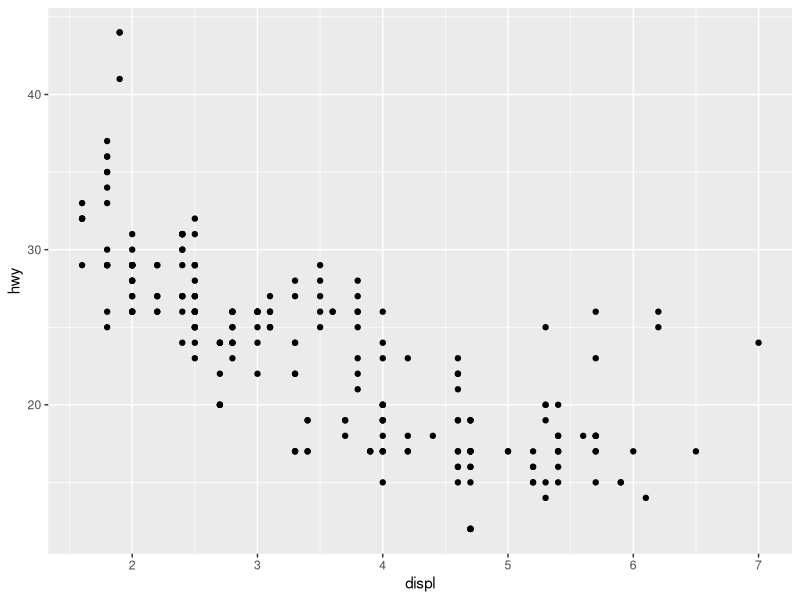
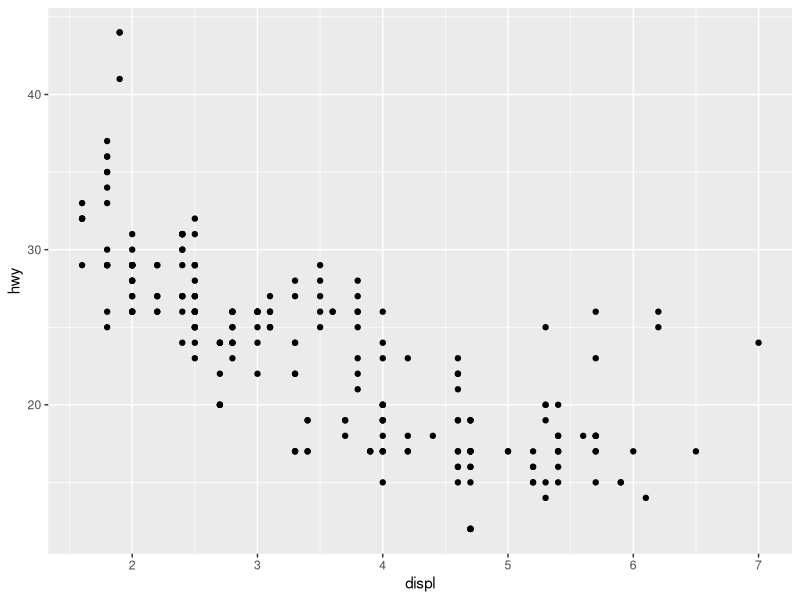
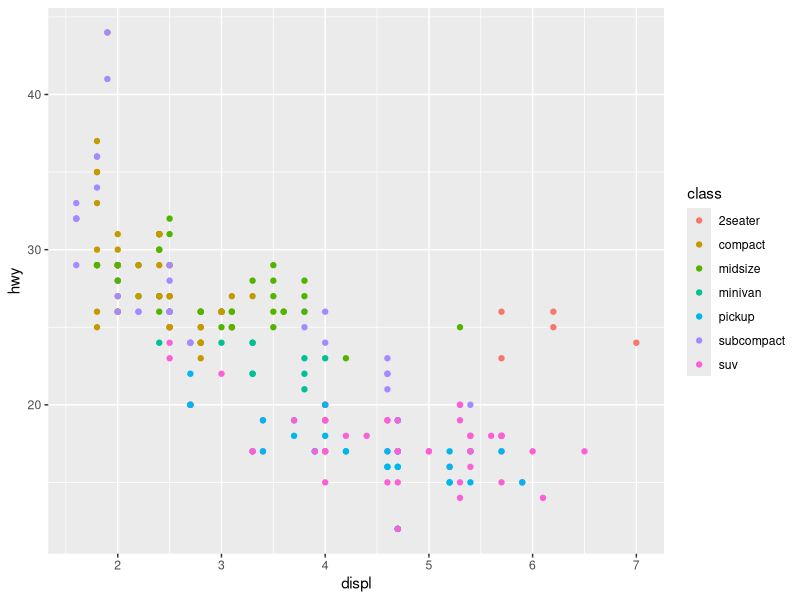
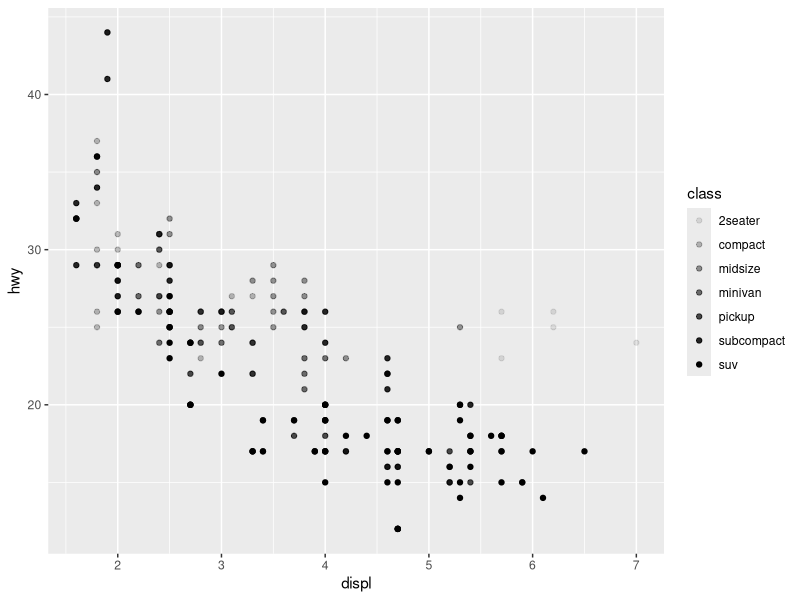
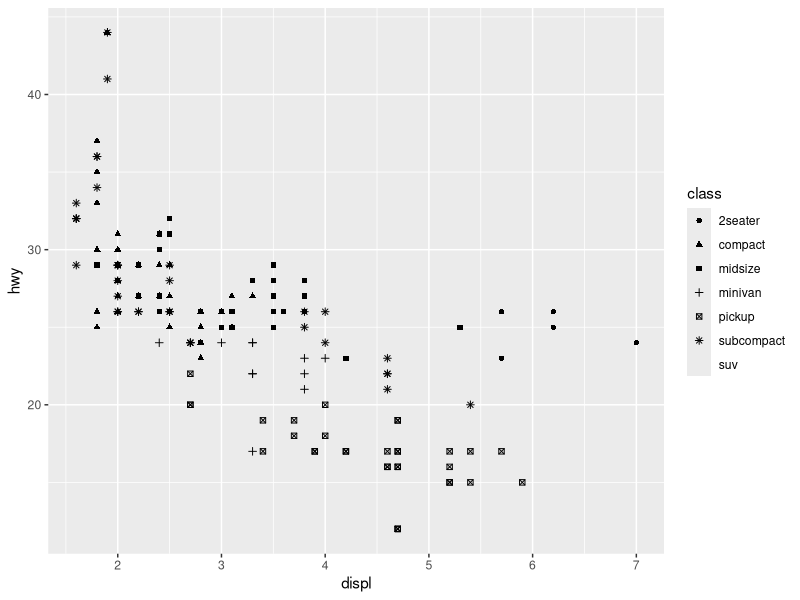
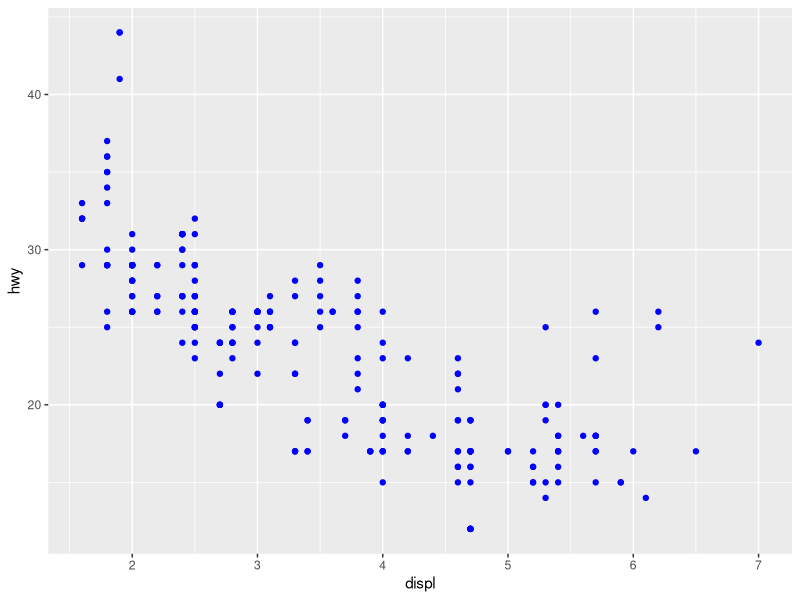
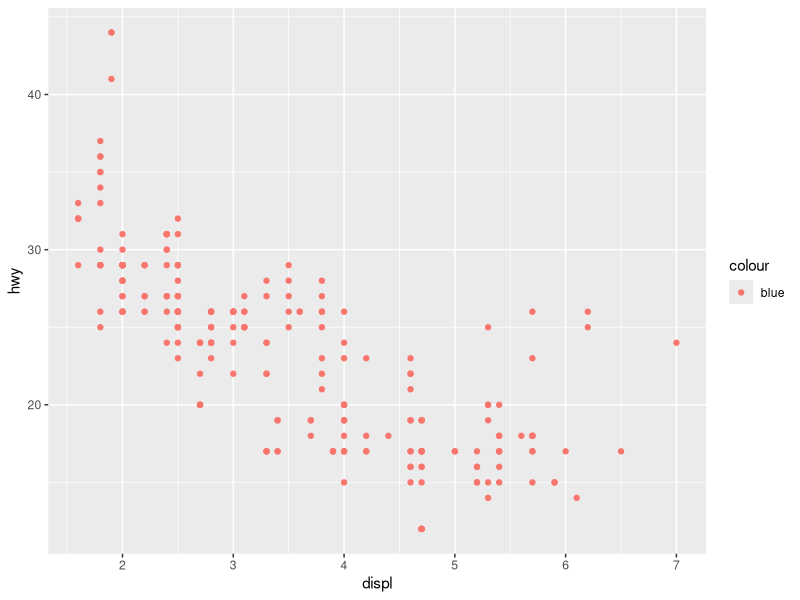
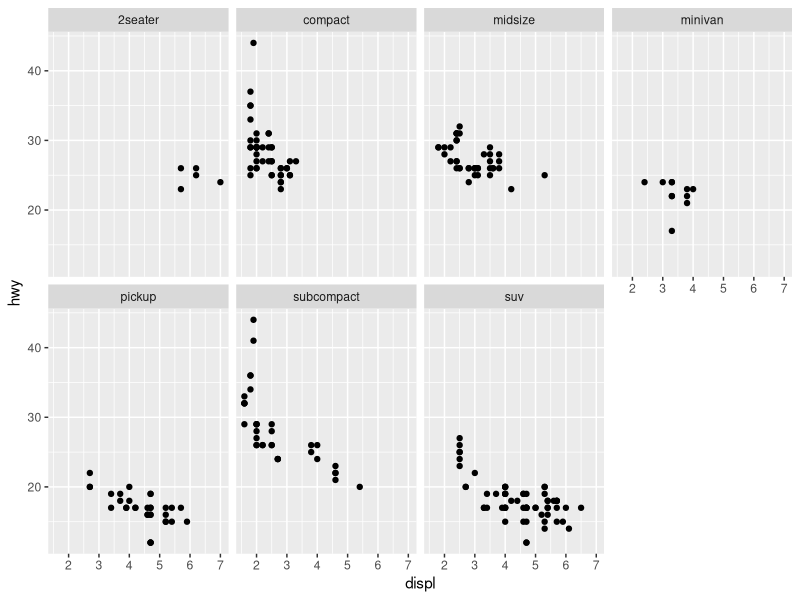

R code for these plots, in order:
# ggplot2 is one of the core members of the tidyverse ----
install.packages("tidyverse")
library(tidyverse)

# mpg data frame found in ggplot2 ----
library(ggplot2)
ggplot2::mpg
str(mpg)
?mpg # or 
help(mpg)

# To plot mpg, we put displ on the x-axis and hwy on the y-axis ----
ggplot(mpg, aes(x = displ, y = hwy)) +
    geom_point()

# Alternate method
mpg %>% ggplot(aes(x = displ, y = hwy)) + #shortcut for pipe shift + command + m 
  geom_point()

# Question! ----
# A group of points fall outside of the linear trend with higher mileage
# How can you explain these cars?

# Answer ----
## map the colors of points to the class variable to reveal the class of each car
ggplot(mpg, aes(x = displ, y = hwy, color = class)) + 
  geom_point()

# alpha aesthetic controls the transparency of the points
ggplot(mpg, aes(x = displ, y = hwy, alpha = class)) + 
  geom_point()

# shape aesthetic controls the shape of the points
ggplot(mpg, aes(x = displ, y = hwy, shape = class)) + 
  geom_point()
# What happened to the SUVs? 
# ggplot2 will only use six shapes at a time. 
# By default, additional groups will go unplotted when you use the shape

# set the aesthetic properties of your geom manually. all points blue
ggplot(mpg, aes(x = displ, y = hwy)) + 
  geom_point(color = "blue")
# color doesn’t convey info about a variable, only changes the appearance

# Class Exercise! ----
# What’s gone wrong with this code? Why are the points not blue?
ggplot(data = mpg) + 
  geom_point(mapping = aes(x = displ, y = hwy, color = "blue"))

# Answer ----
# "blue" within aes() is treated as a categorical variable (factor)
# ggplot2 assigns different colors (1st red) to levels of categorical variable

# split your plot into facets (subplots) ----
# each facet display one subset of the data
ggplot(mpg, aes(x = displ, y = hwy)) + 
  geom_point() + 
  facet_wrap(~ class, nrow = 2)

# facet plot on the combination of two variables add facet_grid()
ggplot(mpg, aes(x = displ, y = hwy)) + 
  geom_point() + 
  facet_grid(drv ~ cyl)
    
# Class Exercise! ----
# What do the empty cells in plot with facet_grid(drv ~ cyl) mean?

# Answer -----
# combinations of drv and cyl that have no observations

# Geometric Objects: smooth geom, a smooth line fitted to the data ----
ggplot(mpg, aes(x = displ, y = hwy)) + 
  geom_smooth()

# different line type for each unique value of the mapped variable
ggplot(mpg, aes(x = displ, y = hwy, linetype = drv)) + 
  geom_smooth()

# or color
ggplot(mpg, aes(x = displ, y = hwy, color = drv)) + 
  geom_smooth()

# display multiple geoms in the same plot
ggplot(data = mpg, aes(x = displ, y = hwy)) + 
  geom_point() + 
  geom_smooth()

# add color manually
ggplot(mpg, aes(x = displ, y = hwy)) + 
  geom_point(color ="blue") + 
  geom_smooth(color = "red")

# different color and a separate trend-line for each class
ggplot(data = mpg, aes(x = displ, y = hwy, color = class)) + 
  geom_point() + 
  geom_smooth()

# same graph without standard error 
ggplot(data = mpg, aes(x = displ, y = hwy, color = class)) + 
  geom_point() + 
  geom_smooth(se = FALSE)

# different color for each class with a single trend-line for entire data set
ggplot(data = mpg, aes(x = displ, y = hwy)) + 
  geom_point(aes(color = class)) + 
  geom_smooth(se = FALSE)

# Geometric Objects: Scales, let's start with a simple graph ----
ggplot(mpg, mapping = aes(x = cty, y = hwy)) + 
  geom_point()

# let's reverse scales
ggplot(mpg, mapping = aes(x = cty, y = hwy)) + 
  geom_point() +
  scale_x_reverse() +
  scale_y_reverse()

# Color Sclase
# We can use palette from the RColorBrewer package
ggplot(mpg, mapping = aes(x = displ, y = hwy, color = class)) + 
  geom_point() +
  scale_color_brewer() # Applies a Brewer color palette to the color scale. 
# distinguishable color scheme for the levels of the "class" variable.

# Color Palettes
ggplot(mpg, mapping = aes(x = displ, y = hwy, color = class)) + 
  geom_point() +
  scale_color_brewer(palette = "Set1") 
  
# Geometric Objects: Bar Graphs and histograms
# bar graph based on a categorical variable (e.g. class) ----
ggplot(mpg, aes(x = class)) + 
  geom_bar()
# count is a new value obtained through statistical transformation

# Bar graph with flipped bars
ggplot(mpg, aes(x=class)) +
  geom_bar() +
  coord_flip()

# create a bar graph based on a continuous variable (e.g. hwy)
ggplot(mpg, aes(x = hwy)) + 
  geom_histogram()

# create a stacked bar graph for class var. separated by drv var. (categorical)
ggplot(mpg, aes(x = class, fill = drv)) + 
  geom_bar()

# Cartesian Coordinate System ----
# Limit X Axis
ggplot(mpg, mapping = aes(x = displ, y = hwy)) +
  geom_point() + 
  coord_cartesian(xlim=c(0,5))
  
# Labels and Annotations ----
ggplot(mpg, aes(x = displ, y = hwy, color = class)) +
  geom_point() +
  labs(title = "Fuel Efficiency by Engine Volume",
       subtitle = "Fuel Economy Data from 1998 to 2008 for 38 Popular Cae Models",
       x = "Engine Volume (Liters)",
       y = "Fuel Efficiency (Miles per Gallon",
       color = "Car Type")

# Facet Wrap creates subplots based on one categorical variable
ggplot(mpg, mapping = aes(x = displ, y = hwy)) +
  geom_point() + 
  facet_wrap(~ cyl)

# Facet Grid creates subplots based on two categorical variable
ggplot(mpg, mapping = aes(x = displ, y = hwy)) +
  geom_point() + 
  facet_grid(cyl ~ fl)

# ctrl + shift + 6 (Maximize Plot Window)

# Class Exercise! ----
# Create a faceted plot to compare the relationship between (displ) and (cty) 
# across different vehicle types (class). 
# Use facets to create subplots for each vehicle type.

# Answer ----
ggplot(mpg, aes(x = displ, y = cty)) +
  geom_point() +
  facet_wrap(~ class, scales = "free") +
  labs(title = "Relationship Between Engine Displacement and City MPG by Vehicle Type",
       x = "Engine Displacement",
       y = "City MPG") +
  theme_minimal()
# Other themes include theme_bw(), theme_classic(), theme_void()